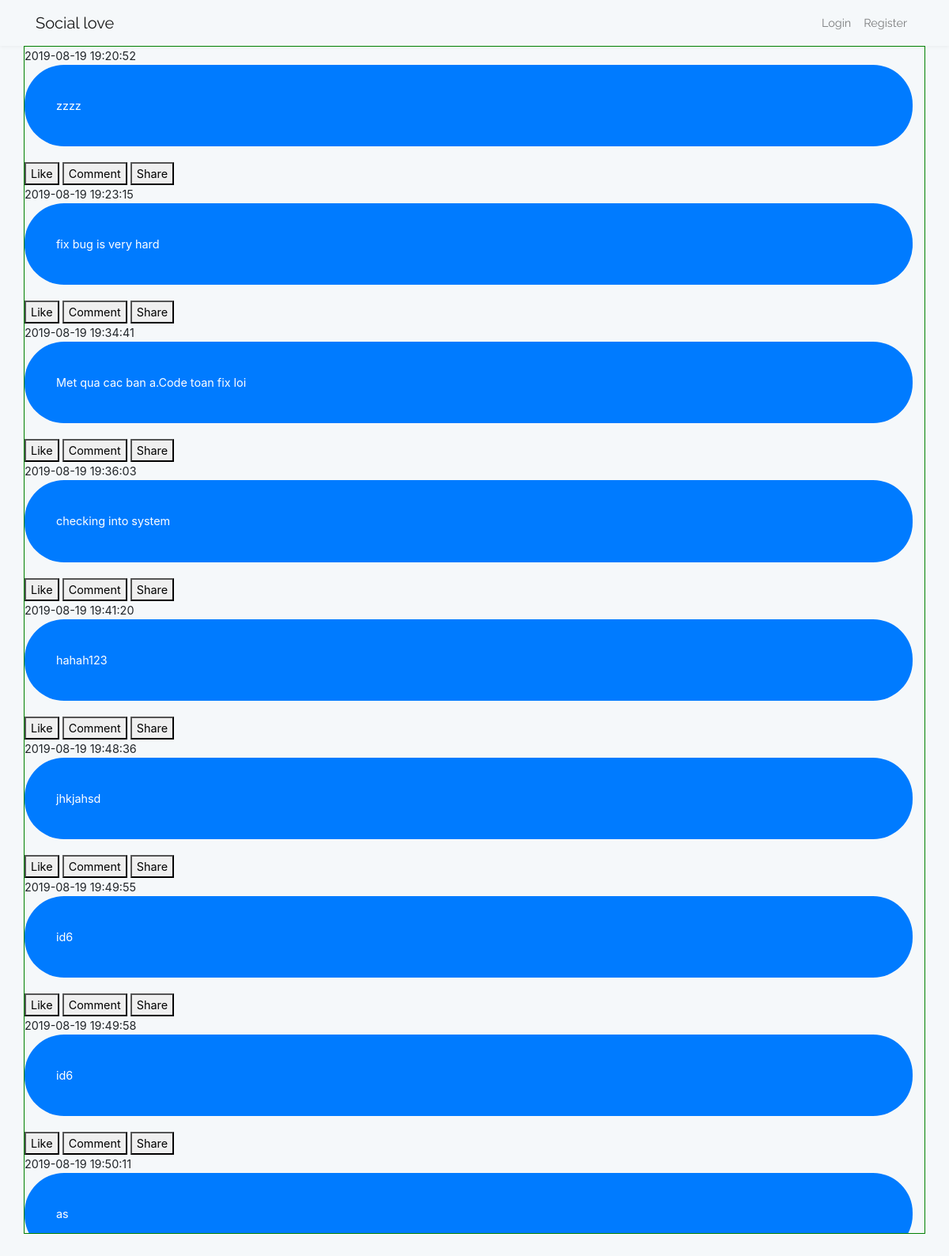
Screenshot of /list-post.php (signed in) with the database file from the repository.
### tables this page shows
CREATE TABLE `posts` (
  `id` int(10) UNSIGNED NOT NULL,
  `name` varchar(45) DEFAULT NULL,
  `content` varchar(45) DEFAULT NULL,
  `checkIn` varchar(45) DEFAULT NULL,
  `created_at` timestamp NULL DEFAULT current_timestamp(),
  `updated_at` timestamp NULL DEFAULT current_timestamp(),
  `users_id` int(11) NOT NULL
);

### list-post.php (the view, shortened to what this page needs)
<?php
require_once("header.php");
require_once("nagivation.php"); ?>
<div class="container">
    <div class="row">
        <div class="col-md-12 nav">
            <div class="showpost" style="height: 1500px;overflow: scroll;width: 100%">
                <?php
                include("database/database.php");
                $sql = "SELECT * FROM users INNER JOIN posts ON  users.id = posts.users_id";
                $result = mysqli_query($conn, $sql);
                if (mysqli_num_rows($result) > 0) {
                    while ($row = mysqli_fetch_assoc($result)) { ?>
                        <div class="list-item">
                            <span class="create_at"><?php echo $row["created_at"]; ?></span>
                            <div class="content-post"
                                 style=";width: 100%;background-color:#007bff;color:white;border-radius:50px;padding:40px;margin-bottom:20px"><?php echo $row["content"]; ?></div>
                        </div>
                        <div class="tool">
                            <button>Like</button>
                            <button>Comment</button>
                            <button id="share" onclick="send(<?php echo $row['users_id'] ?>,<?php echo $row["id"]; ?>)"
                                    post-id="<?php echo $row['id']; ?>">Share
                            </button>
                        </div>
                    <?php }
                } ?>
            </div>
        </div>
    </div>
</div>
<?php
require_once("footer.php");
?>

### css/style.css (style rules this page uses)
body { margin: 0; font-size: .9rem; font-weight: 400; line-height: 1.6; color: #212529; text-align: left; background-color: #f5f8fa; }

### css/homepage.css (style rules this page uses)
.nav, .content { border:1px solid green; }

### rows the page displays
posts: created_at "2019-08-19 19:20:52", content "zzzz"
posts: created_at "2019-08-19 19:23:15", content "fix bug is very hard"
posts: created_at "2019-08-19 19:34:41", content "Met qua cac ban a.Code toan fix loi"
posts: created_at "2019-08-19 19:36:03", content "checking into system"
posts: created_at "2019-08-19 19:41:20", content "hahah123"
posts: created_at "2019-08-19 19:48:36", content "jhkjahsd"
posts: created_at "2019-08-19 19:49:55", content "id6"
posts: created_at "2019-08-19 19:49:58", content "id6"
posts: created_at "2019-08-19 19:50:11", content "as"
